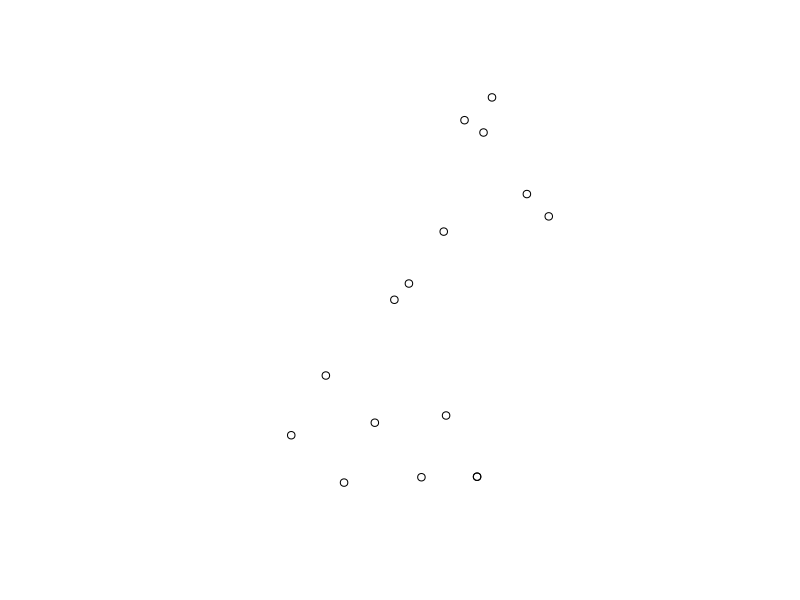

Write the R code that produced this figure.
# Data exploration for bivariate bivalve map.
# 1. find list of closest stations to each beach

# OUTPUT: list of tide stations corresponding to each beach

library(sf)
library(dplyr)
library(stringr)

# - 1) Wolfe Property State Park (BIDN: 250510)
# - 2) Fort Flagler State Park (BIDN: 250260)
# - 3) Chimacum Creek Tidelands (BIDN: 250184)
# - 4) Dosewallips State Park (BIDN:  270200)
# - 5) Harstine Island (BIDN: 280820)
# - 6) Duckabush (270286)
# - 7) Oak Bay Park (250400)
# - 8) Twanoh State Park (270460)
# - 9) Potlatch State Park (270440)
# - 10) Port Gamble Heritage Park (250900)
# - 11) Dabob Bay (270801) 
# - 12) Oakland Bay (281050)
# - 13) North Bay (Case Inlet) (280710)
# - 14) Penrose Point (280680)
# - 15) Eagle Creek (270300)

beaches <- read.csv("data/Recreational_Shellfish_Beaches.csv") 
beachlist <- c(250510, 250260, 250184, 270200, 280820, 270286, 250400, 270460,
               270440, 250900, 270801, 281050, 280710, 280680, 270300)

map_beaches <- beaches %>% 
  filter(BIDN %in% beachlist) %>%
  st_as_sf(coords = c("Midx", "Midy"))


plot(map_beaches[0])

# st_write(map_beaches, "data/processed/beaches.geojson")

### A. TIDE DATA
# pull tide station location 
# source: https://tidesandcurrents.noaa.gov/tide_predictions.html?gid=1415

tide_stations <- read.csv("data/tide_stations.csv")
tide_stations$station_name <- str_trim(tide_stations$station_name)

tide_stations <- st_as_sf(tide_stations, coords = c("lon", "lat"))

# given list of beaches, find closest tide station
beaches_with_tide <- map_beaches %>%
  select(BEACHNAME, BIDN) %>%
  st_join(tide_stations, st_nearest_feature)
  


plot(tide_stations[0], add = TRUE, col = "red")


?plot

### B. HEALTH DATA

# for later
api <- "https://services8.arcgis.com/rGGrs6HCnw87OFOT/arcgis/rest/services/Recreational_Shellfish_Beaches/FeatureServer/0/query?outFields=*&where=1%3D1&f=geojson"


## next steps
# for each beach — pull today's tide data from corresponding stations
# check if beach has tides below thresholds
# open question: where to store the week's beach data? upload to remote? 
# 2 cron jobs: 
###### 1. daily: pulling daily tide data and a static file for the week's beach data, creating boolean data frame of which beaches are g2g 
###### 2. weekly: pulling new beach data, filtering, updating the link for the beach data with new status 
